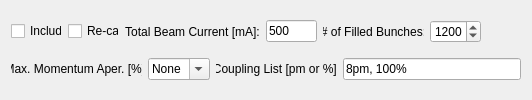
          <widget class="QWidget" name="tab_54">
           <attribute name="title">
            <string>Lifetime</string>
           </attribute>
           <layout class="QVBoxLayout" name="verticalLayout_191">
            <item>
             <layout class="QHBoxLayout" name="horizontalLayout_107">
              <item>
               <widget class="QCheckBox" name="checkBox_tau_include">
                <property name="maximumSize">
                 <size>
                  <width>51</width>
                  <height>16777215</height>
                 </size>
                </property>
                <property name="text">
                 <string>Include</string>
                </property>
                <property name="checked">
                 <bool>false</bool>
                </property>
               </widget>
              </item>
              <item>
               <widget class="QCheckBox" name="checkBox_tau_recalc">
                <property name="maximumSize">
                 <size>
                  <width>51</width>
                  <height>16777215</height>
                 </size>
                </property>
                <property name="text">
                 <string>Re-calc</string>
                </property>
                <property name="checked">
                 <bool>false</bool>
                </property>
               </widget>
              </item>
              <item>
               <widget class="QLabel" name="label_195">
                <property name="maximumSize">
                 <size>
                  <width>300</width>
                  <height>16777215</height>
                 </size>
                </property>
                <property name="text">
                 <string>Total Beam Current [mA]:</string>
                </property>
                <property name="alignment">
                 <set>Qt::AlignCenter</set>
                </property>
               </widget>
              </item>
              <item>
               <widget class="QLineEdit" name="lineEdit_total_beam_current">
                <property name="maximumSize">
                 <size>
                  <width>51</width>
                  <height>16777215</height>
                 </size>
                </property>
                <property name="text">
                 <string>500</string>
                </property>
               </widget>
              </item>
              <item>
               <widget class="QLabel" name="label_197">
                <property name="maximumSize">
                 <size>
                  <width>101</width>
                  <height>16777215</height>
                 </size>
                </property>
                <property name="text">
                 <string># of Filled Bunches:</string>
                </property>
                <property name="alignment">
                 <set>Qt::AlignCenter</set>
                </property>
               </widget>
              </item>
              <item>
               <widget class="QSpinBox" name="spinBox_num_filled_bunches">
                <property name="maximumSize">
                 <size>
                  <width>51</width>
                  <height>16777215</height>
                 </size>
                </property>
                <property name="minimum">
                 <number>1</number>
                </property>
                <property name="maximum">
                 <number>2000</number>
                </property>
                <property name="value">
                 <number>1200</number>
                </property>
               </widget>
              </item>
              <item>
               <spacer name="horizontalSpacer_77">
                <property name="orientation">
                 <enum>Qt::Horizontal</enum>
                </property>
                <property name="sizeHint" stdset="0">
                 <size>
                  <width>40</width>
                  <height>20</height>
                 </size>
                </property>
               </spacer>
              </item>
             </layout>
            </item>
            <item>
             <layout class="QHBoxLayout" name="horizontalLayout_108">
              <item>
               <widget class="QLabel" name="label_198">
                <property name="maximumSize">
                 <size>
                  <width>131</width>
                  <height>16777215</height>
                 </size>
                </property>
                <property name="text">
                 <string>Max. Momentum Aper. [%]:</string>
                </property>
                <property name="alignment">
                 <set>Qt::AlignCenter</set>
                </property>
               </widget>
              </item>
              <item>
               <widget class="QComboBox" name="comboBox_max_mom_aper">
                <property name="maximumSize">
                 <size>
                  <width>62</width>
                  <height>16777215</height>
                 </size>
                </property>
                <property name="editable">
                 <bool>true</bool>
                </property>
                <item>
                 <property name="text">
                  <string>None</string>
                 </property>
                </item>
                <item>
                 <property name="text">
                  <string>Custom value</string>
                 </property>
                </item>
               </widget>
              </item>
              <item>
               <widget class="QLabel" name="label_196">
                <property name="maximumSize">
                 <size>
                  <width>121</width>
                  <height>16777215</height>
                 </size>
                </property>
                <property name="text">
                 <string>Coupling List [pm or %]:</string>
                </property>
                <property name="alignment">
                 <set>Qt::AlignCenter</set>
                </property>
               </widget>
              </item>
              <item>
               <widget class="QLineEdit" name="lineEdit_coupling_list">
                <property name="maximumSize">
                 <size>
                  <width>16777215</width>
                  <height>16777215</height>
                 </size>
                </property>
                <property name="text">
                 <string>8pm, 100%</string>
                </property>
               </widget>
              </item>
             </layout>
            </item>
           </layout>
          </widget>
